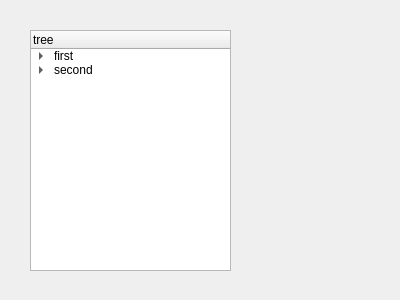
<?xml version="1.0" encoding="UTF-8"?>
<ui version="4.0">
 <class>Form</class>
 <widget class="QWidget" name="Form">
  <property name="geometry">
   <rect>
    <x>0</x>
    <y>0</y>
    <width>400</width>
    <height>300</height>
   </rect>
  </property>
  <property name="windowTitle">
   <string>Form</string>
  </property>
  <widget class="QTreeWidget" name="treeWidget">
   <property name="geometry">
    <rect>
     <x>30</x>
     <y>30</y>
     <width>201</width>
     <height>241</height>
    </rect>
   </property>
   <column>
    <property name="text">
     <string>tree</string>
    </property>
   </column>
   <item>
    <property name="text">
     <string>first</string>
    </property>
    <item>
     <property name="text">
      <string>length</string>
     </property>
    </item>
    <item>
     <property name="text">
      <string>width</string>
     </property>
    </item>
   </item>
   <item>
    <property name="text">
     <string>second</string>
    </property>
    <item>
     <property name="text">
      <string>length</string>
     </property>
    </item>
    <item>
     <property name="text">
      <string>width</string>
     </property>
    </item>
   </item>
  </widget>
 </widget>
 <resources/>
 <connections/>
</ui>
